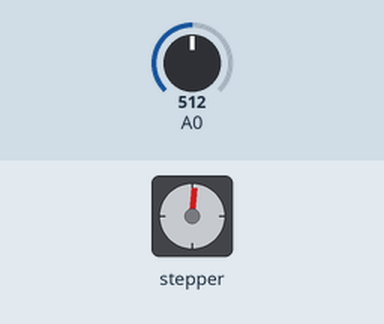
Bench run of a sketch on a simulated Arduino Uno, built with avr-gcc and run on an emulated ATmega328P. On the bench: stepper motor. Inputs (shaded band) come from the test bench; at power-on: A0 = 512. Stepper angles assume 2048 steps per turn.

Above: at 1.2 s.
1.3 s: A0 set to 122
4.3 s: A0 set to 306
At 6.59 s:
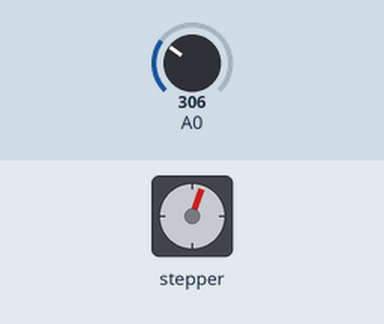
7.3 s: A0 set to 900
At 9.9 s:
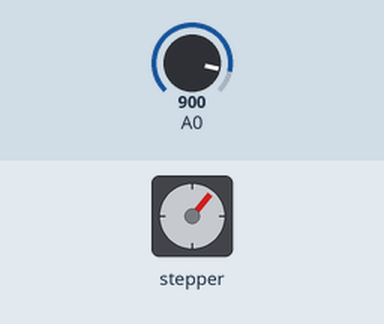
10.3 s: A0 set to 511
At 13.7 s:
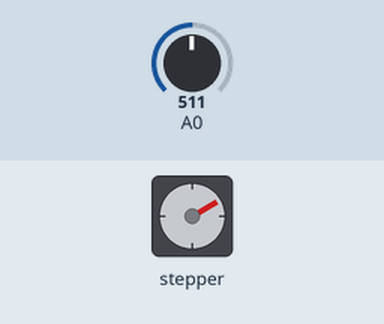
22.3 s: A0 set to 716
Timing chart, 0 to 29.8 s (numbered marks = the images above; inputs shaded):
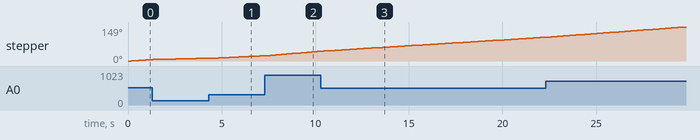

The sketch:

P17MotorPasos.ino
```cpp
#include <Stepper.h>

const int steps = 64;
Stepper motor(steps, 2,3,4,5);

void setup() {

}

void loop() {
  int pot = analogRead(A0);
  int motorSpeed = map(pot, 0, 1023, 0, 100);
  if(motorSpeed > 0){
    motor.setSpeed(motorSpeed);
    motor.step(steps / 64);
  }
  delay(15);
}
```
